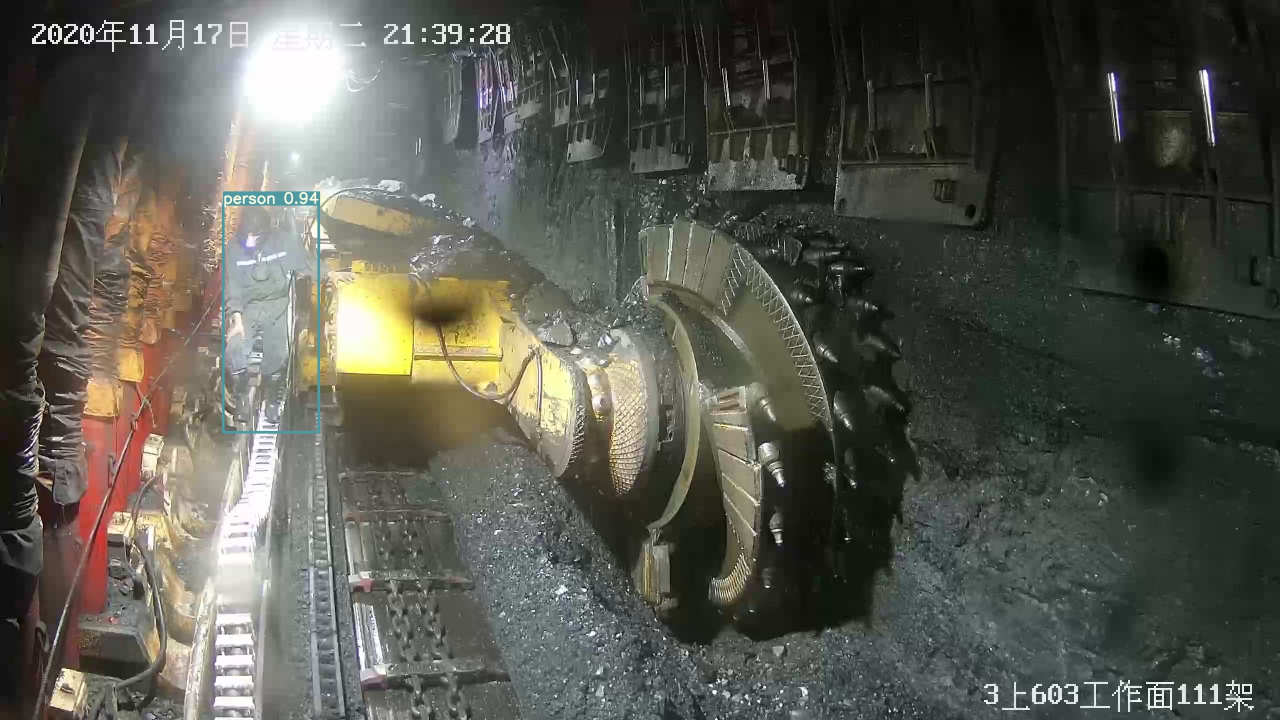
#> input picture test/ls1.jpg, 2560 x 1440 px (shown at 1/2 size)
$ python lightspot_minus.py
#> lines starting #> are read from the running program, lines starting #| are printed output that depends on the picture; after the words box and inside, x2 and y2 are one past the last pixel; in counts of white or black regions, pixels touching at a corner belong together
import cv2
import numpy as np
import math
import time

img = cv2.imread("ls1.jpg")
#> img is the input picture: shape (1440, 2560, 3); mean B, G, R 78.3, 86.8, 86.3
# print('origin img:' , img.shape , img.dtype , img[150][397] ,  img[150,397] ,img[150][397].dtype)

time_start=time.time()

def illum(img):
    img_bw = cv2.cvtColor(img, cv2.COLOR_BGR2GRAY)
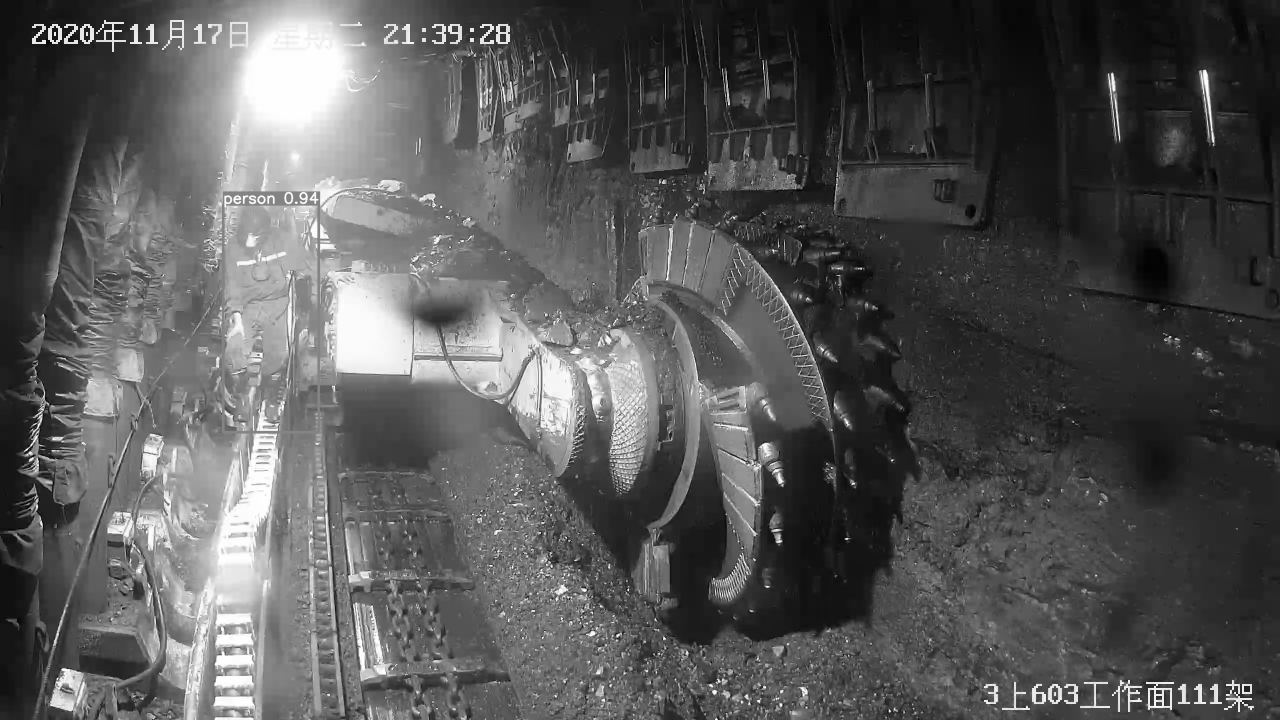
#> img_bw: shape (1440, 2560) (shown at 1/2 size); min 0, max 255, mean 85.7
    _ , mask = cv2.threshold(img_bw, 225, 255, 0)
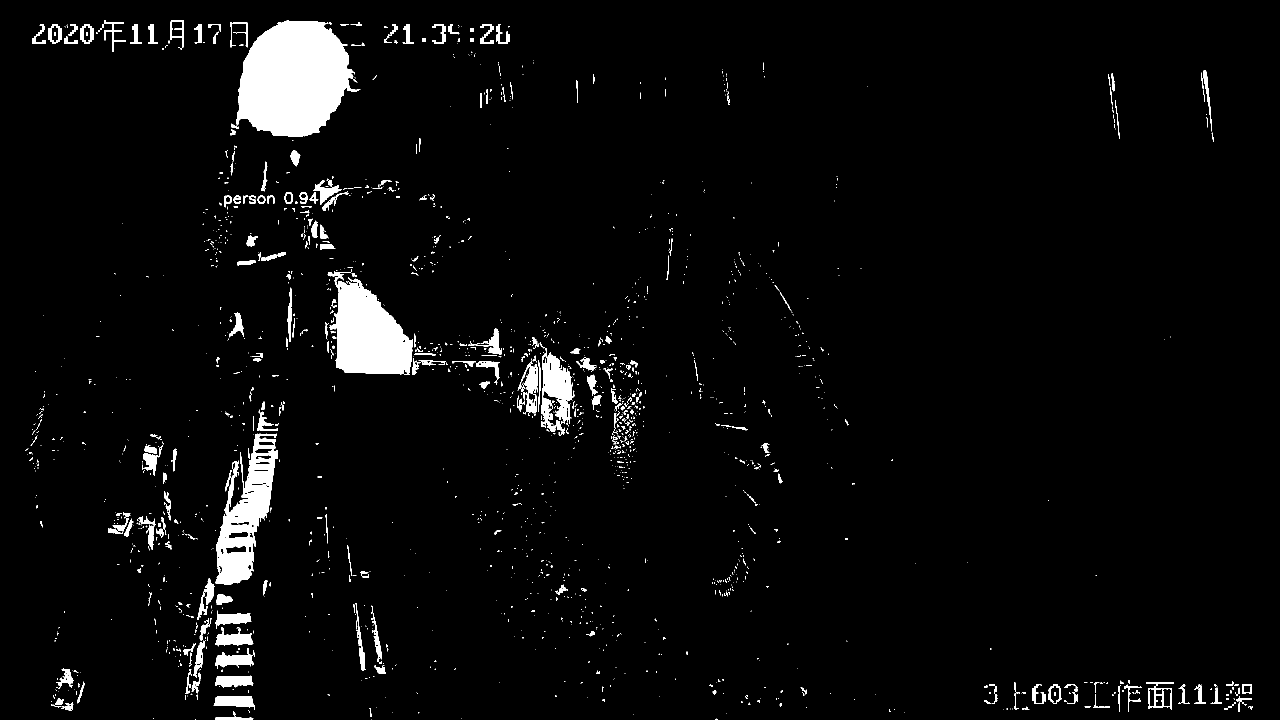
#> mask: shape (1440, 2560) (shown at 1/2 size); 3.9% white; 1955 white regions (1614 under 20 px)
    cnts, _ = cv2.findContours(mask.copy(), cv2.RETR_EXTERNAL, cv2.CHAIN_APPROX_SIMPLE)
#> cnts = 1952 contours, 1741 with area under 20; largest, box (x1, y1, x2, y2) and area: (463, 41, 721, 274) 40815, (655, 542, 825, 749) 21133, (431, 867, 556, 1170) 18381, (1082, 695, 1150, 872) 5740, (2292, 1364, 2348, 1420) 1992
    img_zero = np.zeros(img.shape, dtype=np.uint8)
    # img[mask == 255] = 150
    for cnt in cnts:
        x, y, w, h = cv2.boundingRect(cnt)
        img_zero[y:y+h, x:x+w] = 255
#> this loop made 1952 passes
#> (x, y, w, h) on passes 1, 3, 4: (743, 1439, 1, 1), (1430, 1437, 5, 3), (923, 1436, 1, 1)
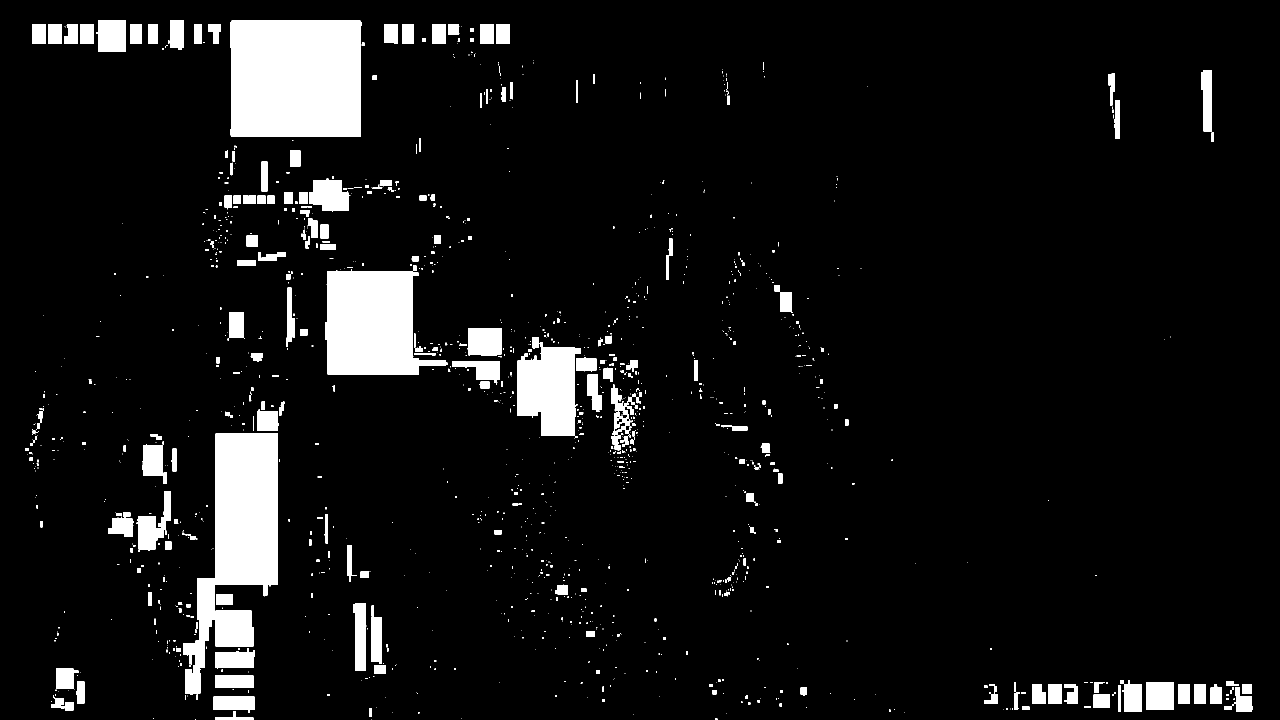
#> img_zero: shape (1440, 2560, 3) (shown at 1/2 size); 7.5% white; 1545 white regions (1182 under 20 px), largest, box (x1, y1, x2, y2) and area: (460, 41, 724, 274) 60333, (431, 867, 556, 1191) 38070, (650, 538, 895, 750) 36510
    mask = img_zero
    result = cv2.illuminationChange(img, mask, alpha=1, beta=2)
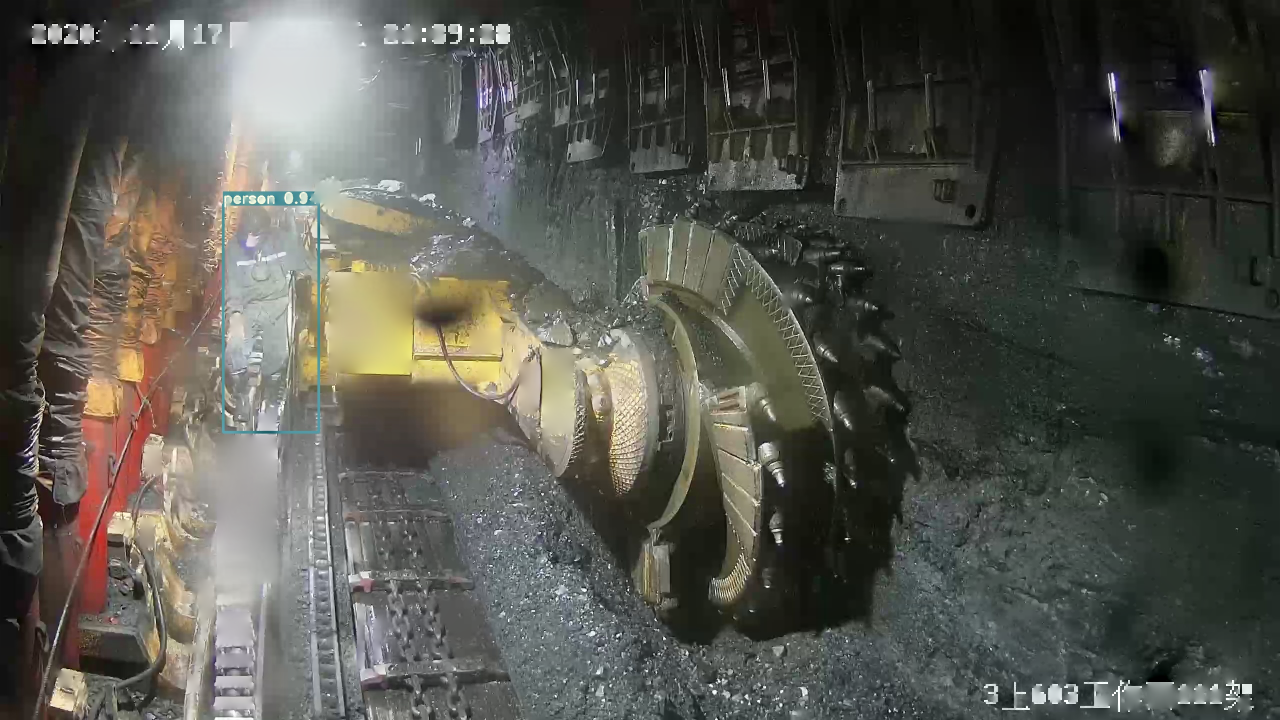
#> result: shape (1440, 2560, 3) (shown at 1/2 size); mean B, G, R 77.5, 84.7, 84.4
    return result

result = illum(img)

time_end=time.time()
print('time cost',time_end-time_start,'s')
# print(img.dtype)
cv2.imwrite('ls1_minus.jpg' , result)
